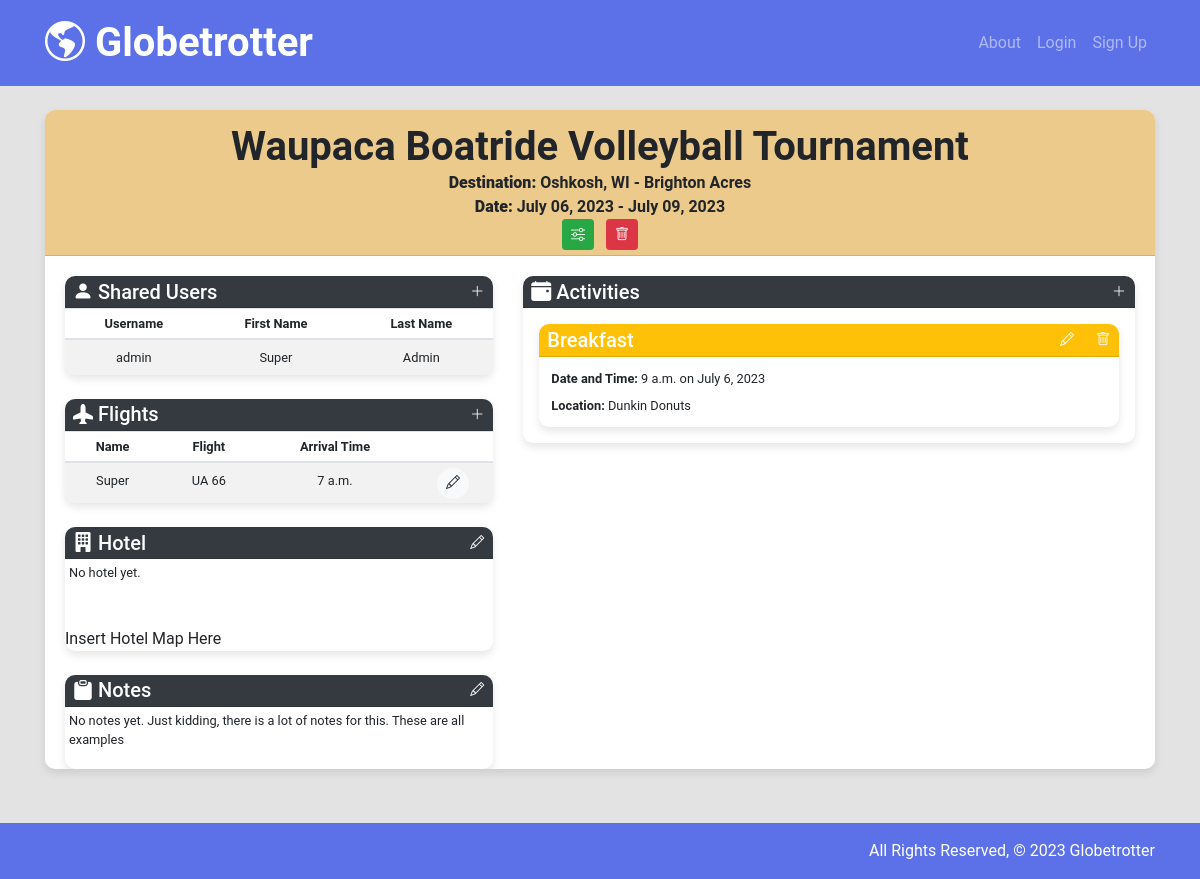
The app's page /itineraries/1/ with its own data.
### main_app/models.py (models this page shows, shortened)
class TravelItinerary(models.Model):
    users = models.ManyToManyField(User)
    title = models.CharField(max_length=100)
    start_date = models.DateField()
    end_date = models.DateField()
    location = models.CharField(max_length=100)
    hotel = models.CharField(max_length=100)
    notes = models.TextField(blank=True)

class Flight(models.Model):
    flight = models.CharField(max_length=100)
    arrival_time = models.TimeField()
    travelItinerary = models.ForeignKey(TravelItinerary, on_delete=models.CASCADE)
    user = models.ForeignKey(User, on_delete=models.CASCADE)

class Activity(models.Model):
    name = models.CharField(max_length=100)
    category = models.CharField(
        max_length=1, choices=CATEGORIES, default=CATEGORIES[0][0]
    )
    date = models.DateField()
    time = models.TimeField()
    location = models.CharField(max_length=100)
    travelItinerary = models.ForeignKey(TravelItinerary, on_delete=models.CASCADE)
    class Meta:
        ordering = ["date", "time"]

### main_app/views.py (the view)
class ItineraryDetail(DetailView):
    model = TravelItinerary
    template_name = "itineraries/detail.html"
    context_object_name = "itinerary"

### main_app/templates/itineraries/detail.html (shortened to what this page needs)
{% extends 'base.html' %} {% load static %} {% block content %}
<link
  rel="stylesheet"
  type="text/css"
  href="{% static 'css/itinerary_detail.css' %}"
/>
<div class="wrapper">
  <div class="card" style="border-radius: 10px; max-height: 75vh">
    <div
      class="card-header bg-yellow text-center align-items-center"
      style="border-radius: 10px 10px 0 0"
    >
      <h1
        class="display-5 font-weight-bold"
        style="margin: 0 0; padding: 8px 8px 0 8px"
      >
        {{ itinerary.title }}
      </h1>
      <p style="margin: 0 0">
        <strong>Destination:</strong> {{ itinerary.location }}
      </p>
      <p style="margin: 0 0">
        <strong>Date:</strong> {{ itinerary.start_date|date:'F d, Y' }} -
        {{itinerary.end_date|date:'F d, Y' }}
      </p>
      <a
        href="{% url 'update_itinerary' itinerary.id %}"
        class="btn btn-success btn-sm mr-2"
        ><i class="bi bi-sliders"></i
      ></a>
      <a
        href="{% url 'delete_itinerary' itinerary.id %}"
        class="btn btn-danger btn-sm"
        ><i class="bi bi-trash"></i
      ></a>
    </div>
    <div class="card-body overflow-auto">
      <div class="row">
        <div class="col-md-5">
          <div class="card">
            <div
              class="card-header d-flex justify-content-between align-items-center bg-dark text-white p-0"
              style="border-radius: 10px 10px 0 0"
            >
              <h5 class="mb-0 pl-2">
                <i class="bi bi-person-fill"></i> Shared Users
              </h5>
              <a
                href="{% url 'search_user' itinerary_id=itinerary.id %}"
                class="btn btn-outline-dark text-white btn-sm m-0 rounded-pill"
              >
                <i class="bi bi-plus-lg"></i>
              </a>
            </div>
            <div
              class="card-text overflow-auto"
              style="max-height: 100px; border-radius: 0 0 10px 10px"
            >
              <table class="table table-striped table-sm mb-0">
                <thead>
                  <tr>
                    <th class="small font-weight-bold text-center">Username</th>
                    <th class="small font-weight-bold text-center">
                      First Name
                    </th>
                    <th class="small font-weight-bold text-center">
                      Last Name
                    </th>
                  </tr>
                </thead>
                <tbody>
                  {% for user in itinerary.users.all %}
                  <tr>
                    <td class="small text-center p-2">{{ user.username }}</td>
                    <td class="small text-center p-2">{{ user.first_name }}</td>
                    <td class="small text-center p-2">{{ user.last_name }}</td>
                  </tr>
                  {% endfor %}
                </tbody>
              </table>
            </div>
          </div>
          <br />
          <div class="card">
            <div
              class="card-header d-flex justify-content-between align-items-center bg-dark text-white p-0"
              style="border-radius: 10px 10px 0 0"
            >
              <h5 class="mb-0 pl-2">
                <i class="bi bi-airplane-fill"></i> Flights
              </h5>
              <a
                href="{% url 'create_flight' itinerary_id=itinerary.id %}"
                class="btn btn-outline-dark text-white btn-sm m-0 rounded-pill"
              >
                <i class="bi bi-plus-lg"></i>
              </a>
            </div>
            <div
              class="card-text overflow-auto"
              style="max-height: 100px; border-radius: 0 0 10px 10px"
            >
              <table class="table table-striped table-sm mb-0">
                <thead>
                  <tr>
                    <th class="small font-weight-bold text-center">Name</th>
                    <th class="small font-weight-bold text-center">Flight</th>
                    <th class="small font-weight-bold text-center">
                      Arrival Time
                    </th>
                    <th class="small font-weight-bold text-center"></th>
                  </tr>
                </thead>
                <tbody>
                  {% for flight in itinerary.flight_set.all %}
                  <tr>
                    <td class="small text-center p-2">
                      {{ flight.user.first_name }}
                    </td>
                    <td class="small text-center p-2">{{ flight.flight }}</td>
                    <td class="small text-center p-2">
                      {{ flight.arrival_time }}
                    </td>
                    <td class="text-center">
                      <a
                        href="{% url 'update_flight' itinerary_id=itinerary.id flight_id=flight.id %}"
                        class="btn btn-light btn-sm m-0 rounded-pill"
                      >
                        <i class="bi bi-pencil"></i>
                      </a>
                    </td>
                  </tr>
                  {% endfor %}
                </tbody>
              </table>
            </div>
          </div>
          <br />
          <div class="card">
            <div
              class="card-header d-flex justify-content-between align-items-center bg-dark text-white p-0"
              style="border-radius: 10px 10px 0 0"
            >
              <h5 class="mb-0 pl-2">
                <i class="bi bi-building-fill"></i> Hotel
              </h5>
              <a
                href="{% url 'update_itinerary' itinerary.id %}"
                class="btn btn-outline-dark text-white btn-sm m-0 rounded-pill"
                ><i class="bi bi-pencil"></i
              ></a>
            </div>
            <div
              class="card-text overflow-auto"
              style="max-height: 300px; border-radius: 0 0 10px 10px"
            >
              {% if itinerary.hotel %}
              <p class="small p-1">{{ itinerary.hotel }}</p>
              {% else %}
              <p class="small p-1">No hotel yet.</p>
              {% endif %}
              <br />
              Insert Hotel Map Here
            </div>
          </div>
          <br />
          <div class="card">
            <div
              class="card-header d-flex justify-content-between align-items-center bg-dark text-white p-0"
              style="border-radius: 10px 10px 0 0"
            >
              <h5 class="mb-0 pl-2">
                <i class="bi bi-clipboard-fill"></i> Notes
              </h5>
              <a
                href="{% url 'update_itinerary' itinerary.id %}"
                class="btn btn-outline-dark text-white btn-sm m-0 rounded-pill"
                ><i class="bi bi-pencil"></i
              ></a>
            </div>
            <div
              class="card-text overflow-auto"
              style="max-height: 300px; border-radius: 0 0 10px 10px"
            >
              {% if itinerary.notes == '' %}
              <p class="small p-1">
                No notes yet. Just kidding, there is a lot of notes for this.
                These are all examples
              </p>
              {% else %}
              <p class="small p-1">{{ itinerary.notes }}</p>
              {% endif %}
            </div>
          </div>
        </div>
        <div class="col-md-7">
          <div class="card">
            <div
              class="card-header d-flex justify-content-between align-items-center bg-dark text-white p-0"
              style="border-radius: 10px 10px 0 0"
            >
              <h5 class="mb-0 pl-2">
                <i class="bi bi-calendar-event-fill"></i> Activities
              </h5>
              <a
                href="{% url 'create_activity' itinerary_id=itinerary.id %}"
                class="btn btn-outline-dark text-white btn-sm m-0 rounded-pill"
                ><i class="bi bi-plus-lg"></i
              ></a>
            </div>
            <div
              class="card-text overflow-auto"
              style="max-height: 50vh; border-radius: 0 0 10px 10px"
            >
              {% for activity in itinerary.activity_set.all %}
              <div class="card mt-3 m-3">
                <div
                  class="card-header d-flex justify-content-between align-items-center bg-warning text-white p-0"
                  style="border-radius: 10px 10px 0 0"
                >
                  <h5 class="mb-0 p-1 pl-2">{{ activity.name }}</h5>
                  <div class="button-container">
                    <a
                      href="{% url 'update_activity' itinerary_id=itinerary.id activity_id=activity.id %}"
                      class="btn text-white btn-sm m-0 rounded-pill"
                      ><i class="bi bi-pencil"></i
                    ></a>
                    <a
                      href="{% url 'delete_activity' itinerary_id=itinerary.id activity_id=activity.id %}"
                      class="btn text-white btn-sm m-0 rounded-pill"
                      ><i class="bi bi-trash"></i
                    ></a>
                  </div>
                </div>
                <div class="card-body p-2" style="border-radius: 0 0 10px 10px">
                  <p class="small p-1 m-0">
                      <strong>Date and Time:</strong> {{ activity.time }} on {{ activity.date }}
                    </p>
                  <p class="small p-1 m-0">
                    <strong>Location:</strong> {{ activity.location }}
                  </p>
                </div>
              </div>
              {% empty %}
              <p class="m-2 text-muted">No activities yet.</p>
              {% endfor %}
            </div>
          </div>
        </div>
      </div>
    </div>
  </div>
</div>
{% endblock %}

### main_app/static/css/style.css (style rules this page uses)
body { background-color: #e3e3e3; background-size: cover; background-repeat: no-repeat; font-family: "Roboto", sans-serif; height: 100vh; }
.card-header { font-weight: bold; border-radius: 10px 10px 0px 0px !important; }
.card-header.bg-yellow { background-color: #ebca8b; }
.card { box-shadow: 0 4px 8px rgba(0, 0, 0, 0.1); transition: box-shadow 0.2s ease; border: 0px; border-radius: 10px; }
.wrapper { padding-bottom: 2rem; }

### main_app/static/css/itinerary_detail.css (style rules this page uses)
.card-header { padding: 5px; }

### records on screen
TravelItinerary: title "Waupaca Boatride Volleyball Tournament", location "Oshkosh, WI - Brighton Acres", start_date "July 06, 2023", end_date "July 09, 2023"
Flight: user.first_name "Super", flight "UA 66", arrival_time "7 a.m."
Activity: name "Breakfast", time "9 a.m.", date "July 6, 2023", location "Dunkin Donuts"

### other values on screen
{{ user.username }} "admin"
{{ user.first_name }} "Super"
{{ user.last_name }} "Admin"
